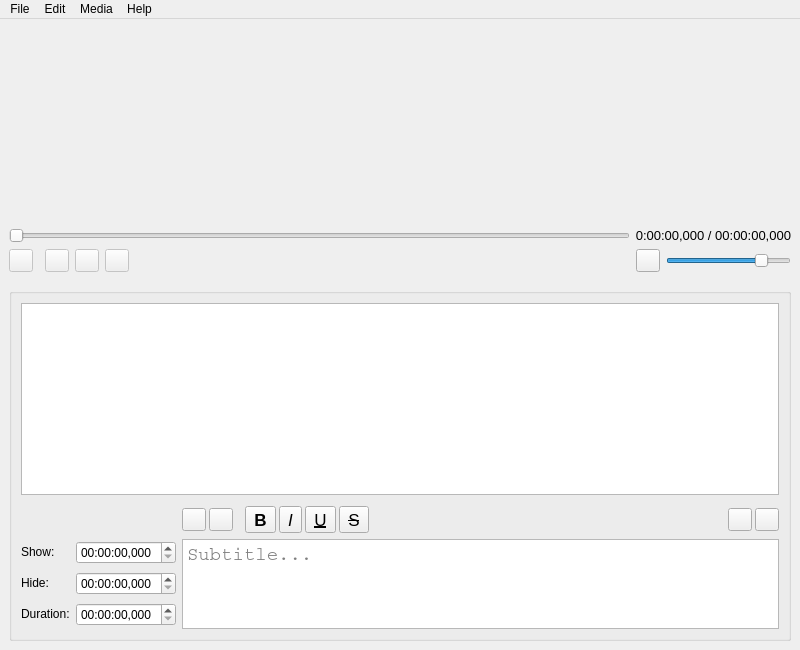
<?xml version="1.0" encoding="UTF-8"?>
<ui version="4.0">
 <class>MainWindow</class>
 <widget class="QMainWindow" name="MainWindow">
  <property name="geometry">
   <rect>
    <x>0</x>
    <y>0</y>
    <width>800</width>
    <height>650</height>
   </rect>
  </property>
  <property name="acceptDrops">
   <bool>true</bool>
  </property>
  <property name="windowIcon">
   <iconset resource="Resources.qrc">
    <normaloff>:/Icons/Assets/colored-icon.ico</normaloff>:/Icons/Assets/colored-icon.ico</iconset>
  </property>
  <property name="tabShape">
   <enum>QTabWidget::Rounded</enum>
  </property>
  <widget class="QWidget" name="centralwidget">
   <layout class="QGridLayout" name="gridLayout">
    <item row="2" column="0" colspan="7">
     <layout class="QHBoxLayout" name="MediaControls">
      <item>
       <widget class="QToolButton" name="TogglePlayButton">
        <property name="enabled">
         <bool>false</bool>
        </property>
        <property name="text">
         <string/>
        </property>
       </widget>
      </item>
      <item>
       <spacer name="horizontalSpacer_4">
        <property name="orientation">
         <enum>Qt::Horizontal</enum>
        </property>
        <property name="sizeType">
         <enum>QSizePolicy::Fixed</enum>
        </property>
        <property name="sizeHint" stdset="0">
         <size>
          <width>6</width>
          <height>20</height>
         </size>
        </property>
       </spacer>
      </item>
      <item>
       <widget class="QToolButton" name="BackwardSeekButton">
        <property name="enabled">
         <bool>false</bool>
        </property>
        <property name="text">
         <string/>
        </property>
       </widget>
      </item>
      <item>
       <widget class="QToolButton" name="StopButton">
        <property name="enabled">
         <bool>false</bool>
        </property>
        <property name="text">
         <string/>
        </property>
       </widget>
      </item>
      <item>
       <widget class="QToolButton" name="ForwardSeekButton">
        <property name="enabled">
         <bool>false</bool>
        </property>
        <property name="text">
         <string/>
        </property>
       </widget>
      </item>
      <item>
       <spacer name="horizontalSpacer_3">
        <property name="orientation">
         <enum>Qt::Horizontal</enum>
        </property>
        <property name="sizeHint" stdset="0">
         <size>
          <width>40</width>
          <height>20</height>
         </size>
        </property>
       </spacer>
      </item>
      <item>
       <widget class="QToolButton" name="ToggleMuteButton">
        <property name="text">
         <string/>
        </property>
        <property name="checked">
         <bool>false</bool>
        </property>
       </widget>
      </item>
      <item>
       <widget class="QSlider" name="VolumeSlider">
        <property name="maximumSize">
         <size>
          <width>125</width>
          <height>16777215</height>
         </size>
        </property>
        <property name="maximum">
         <number>100</number>
        </property>
        <property name="pageStep">
         <number>0</number>
        </property>
        <property name="value">
         <number>80</number>
        </property>
        <property name="orientation">
         <enum>Qt::Horizontal</enum>
        </property>
       </widget>
      </item>
     </layout>
    </item>
    <item row="0" column="0" colspan="7">
     <widget class="QGraphicsView" name="GraphicsView">
      <property name="enabled">
       <bool>false</bool>
      </property>
      <property name="acceptDrops">
       <bool>false</bool>
      </property>
      <property name="frameShape">
       <enum>QFrame::NoFrame</enum>
      </property>
      <property name="verticalScrollBarPolicy">
       <enum>Qt::ScrollBarAlwaysOff</enum>
      </property>
      <property name="horizontalScrollBarPolicy">
       <enum>Qt::ScrollBarAlwaysOff</enum>
      </property>
      <property name="backgroundBrush">
       <brush brushstyle="SolidPattern">
        <color alpha="255">
         <red>0</red>
         <green>0</green>
         <blue>0</blue>
        </color>
       </brush>
      </property>
     </widget>
    </item>
    <item row="5" column="0" colspan="7">
     <widget class="QGroupBox" name="SubtitleGroupBox">
      <property name="enabled">
       <bool>true</bool>
      </property>
      <property name="sizePolicy">
       <sizepolicy hsizetype="Expanding" vsizetype="Expanding">
        <horstretch>0</horstretch>
        <verstretch>0</verstretch>
       </sizepolicy>
      </property>
      <property name="maximumSize">
       <size>
        <width>16777215</width>
        <height>16777215</height>
       </size>
      </property>
      <layout class="QGridLayout" name="gridLayout_2">
       <item row="4" column="2" colspan="2">
        <widget class="QPlainTextEdit" name="SubtitleTextEdit">
         <property name="sizePolicy">
          <sizepolicy hsizetype="Expanding" vsizetype="Fixed">
           <horstretch>0</horstretch>
           <verstretch>0</verstretch>
          </sizepolicy>
         </property>
         <property name="maximumSize">
          <size>
           <width>16777215</width>
           <height>90</height>
          </size>
         </property>
         <property name="font">
          <font>
           <family>Courier</family>
           <pointsize>14</pointsize>
          </font>
         </property>
         <property name="placeholderText">
          <string>Subtitle...</string>
         </property>
        </widget>
       </item>
       <item row="3" column="2" colspan="2">
        <layout class="QHBoxLayout" name="SubActionButtonsBox">
         <property name="spacing">
          <number>3</number>
         </property>
         <item>
          <widget class="QToolButton" name="ApplySubButton">
           <property name="toolTip">
            <string>Apply</string>
           </property>
           <property name="text">
            <string/>
           </property>
          </widget>
         </item>
         <item>
          <widget class="QToolButton" name="RemoveSubButton">
           <property name="toolTip">
            <string>Remove</string>
           </property>
           <property name="text">
            <string/>
           </property>
          </widget>
         </item>
         <item>
          <spacer name="horizontalSpacer_2">
           <property name="orientation">
            <enum>Qt::Horizontal</enum>
           </property>
           <property name="sizeType">
            <enum>QSizePolicy::Fixed</enum>
           </property>
           <property name="sizeHint" stdset="0">
            <size>
             <width>9</width>
             <height>20</height>
            </size>
           </property>
          </spacer>
         </item>
         <item>
          <widget class="QToolButton" name="SubBoldButton">
           <property name="font">
            <font>
             <pointsize>13</pointsize>
             <weight>75</weight>
             <italic>false</italic>
             <bold>true</bold>
            </font>
           </property>
           <property name="toolTip">
            <string>Bold</string>
           </property>
           <property name="text">
            <string>B</string>
           </property>
           <property name="checkable">
            <bool>true</bool>
           </property>
          </widget>
         </item>
         <item>
          <widget class="QToolButton" name="SubItalicButton">
           <property name="font">
            <font>
             <pointsize>13</pointsize>
             <italic>true</italic>
            </font>
           </property>
           <property name="toolTip">
            <string>Italic</string>
           </property>
           <property name="text">
            <string>I</string>
           </property>
           <property name="checkable">
            <bool>true</bool>
           </property>
          </widget>
         </item>
         <item>
          <widget class="QToolButton" name="SubUnderlineButton">
           <property name="font">
            <font>
             <pointsize>13</pointsize>
             <underline>true</underline>
            </font>
           </property>
           <property name="toolTip">
            <string>Undeline</string>
           </property>
           <property name="text">
            <string>U</string>
           </property>
           <property name="checkable">
            <bool>true</bool>
           </property>
          </widget>
         </item>
         <item>
          <widget class="QToolButton" name="SubStrikeoutButton">
           <property name="font">
            <font>
             <pointsize>13</pointsize>
             <strikeout>true</strikeout>
            </font>
           </property>
           <property name="toolTip">
            <string>Strikeout</string>
           </property>
           <property name="text">
            <string>S</string>
           </property>
           <property name="checkable">
            <bool>true</bool>
           </property>
          </widget>
         </item>
         <item>
          <spacer name="horizontalSpacer">
           <property name="orientation">
            <enum>Qt::Horizontal</enum>
           </property>
           <property name="sizeHint" stdset="0">
            <size>
             <width>40</width>
             <height>20</height>
            </size>
           </property>
          </spacer>
         </item>
         <item>
          <widget class="QToolButton" name="PrevSubButton">
           <property name="font">
            <font>
             <pointsize>10</pointsize>
             <weight>50</weight>
             <bold>false</bold>
            </font>
           </property>
           <property name="toolTip">
            <string>&lt;html&gt;&lt;head/&gt;&lt;body&gt;&lt;p&gt;Previous Subtitle&lt;/p&gt;&lt;/body&gt;&lt;/html&gt;</string>
           </property>
          </widget>
         </item>
         <item>
          <widget class="QToolButton" name="NextSubButton">
           <property name="font">
            <font>
             <pointsize>10</pointsize>
             <weight>50</weight>
             <bold>false</bold>
            </font>
           </property>
           <property name="toolTip">
            <string>&lt;html&gt;&lt;head/&gt;&lt;body&gt;&lt;p&gt;Next Subtitle&lt;/p&gt;&lt;/body&gt;&lt;/html&gt;</string>
           </property>
          </widget>
         </item>
        </layout>
       </item>
       <item row="4" column="1">
        <layout class="QGridLayout" name="SubTimeEditsGrid">
         <item row="3" column="1">
          <widget class="QTimeEdit" name="DurationSubTimeEdit">
           <property name="sizePolicy">
            <sizepolicy hsizetype="Fixed" vsizetype="Fixed">
             <horstretch>0</horstretch>
             <verstretch>0</verstretch>
            </sizepolicy>
           </property>
           <property name="minimumSize">
            <size>
             <width>100</width>
             <height>0</height>
            </size>
           </property>
           <property name="displayFormat">
            <string>hh:mm:ss,zzz</string>
           </property>
          </widget>
         </item>
         <item row="3" column="0">
          <widget class="QLabel" name="label_5">
           <property name="sizePolicy">
            <sizepolicy hsizetype="Fixed" vsizetype="Fixed">
             <horstretch>0</horstretch>
             <verstretch>0</verstretch>
            </sizepolicy>
           </property>
           <property name="maximumSize">
            <size>
             <width>16777215</width>
             <height>10</height>
            </size>
           </property>
           <property name="text">
            <string>Duration:</string>
           </property>
          </widget>
         </item>
         <item row="2" column="1">
          <widget class="QTimeEdit" name="HideSubTimeEdit">
           <property name="sizePolicy">
            <sizepolicy hsizetype="Fixed" vsizetype="Fixed">
             <horstretch>0</horstretch>
             <verstretch>0</verstretch>
            </sizepolicy>
           </property>
           <property name="minimumSize">
            <size>
             <width>100</width>
             <height>0</height>
            </size>
           </property>
           <property name="displayFormat">
            <string>hh:mm:ss,zzz</string>
           </property>
          </widget>
         </item>
         <item row="2" column="0">
          <widget class="QLabel" name="label_4">
           <property name="sizePolicy">
            <sizepolicy hsizetype="Fixed" vsizetype="Fixed">
             <horstretch>0</horstretch>
             <verstretch>0</verstretch>
            </sizepolicy>
           </property>
           <property name="maximumSize">
            <size>
             <width>16777215</width>
             <height>10</height>
            </size>
           </property>
           <property name="text">
            <string>Hide:</string>
           </property>
          </widget>
         </item>
         <item row="1" column="1">
          <widget class="QTimeEdit" name="ShowSubTimeEdit">
           <property name="sizePolicy">
            <sizepolicy hsizetype="Fixed" vsizetype="Fixed">
             <horstretch>0</horstretch>
             <verstretch>0</verstretch>
            </sizepolicy>
           </property>
           <property name="minimumSize">
            <size>
             <width>100</width>
             <height>0</height>
            </size>
           </property>
           <property name="displayFormat">
            <string>hh:mm:ss,zzz</string>
           </property>
          </widget>
         </item>
         <item row="1" column="0">
          <widget class="QLabel" name="label_3">
           <property name="sizePolicy">
            <sizepolicy hsizetype="Fixed" vsizetype="Fixed">
             <horstretch>0</horstretch>
             <verstretch>0</verstretch>
            </sizepolicy>
           </property>
           <property name="maximumSize">
            <size>
             <width>16777215</width>
             <height>10</height>
            </size>
           </property>
           <property name="text">
            <string>Show:</string>
           </property>
          </widget>
         </item>
        </layout>
       </item>
       <item row="1" column="1" colspan="3">
        <widget class="QTableView" name="SubTableView">
         <property name="sizePolicy">
          <sizepolicy hsizetype="Expanding" vsizetype="Expanding">
           <horstretch>0</horstretch>
           <verstretch>0</verstretch>
          </sizepolicy>
         </property>
         <property name="editTriggers">
          <set>QAbstractItemView::NoEditTriggers</set>
         </property>
         <attribute name="horizontalHeaderStretchLastSection">
          <bool>true</bool>
         </attribute>
        </widget>
       </item>
       <item row="2" column="1" colspan="3">
        <spacer name="verticalSpacer">
         <property name="orientation">
          <enum>Qt::Vertical</enum>
         </property>
         <property name="sizeType">
          <enum>QSizePolicy::Fixed</enum>
         </property>
         <property name="sizeHint" stdset="0">
          <size>
           <width>20</width>
           <height>5</height>
          </size>
         </property>
        </spacer>
       </item>
      </layout>
     </widget>
    </item>
    <item row="1" column="6">
     <widget class="QLabel" name="TimelineLabel">
      <property name="sizePolicy">
       <sizepolicy hsizetype="Fixed" vsizetype="Preferred">
        <horstretch>0</horstretch>
        <verstretch>0</verstretch>
       </sizepolicy>
      </property>
      <property name="minimumSize">
       <size>
        <width>155</width>
        <height>0</height>
       </size>
      </property>
      <property name="maximumSize">
       <size>
        <width>155</width>
        <height>16777215</height>
       </size>
      </property>
      <property name="font">
       <font>
        <pointsize>10</pointsize>
       </font>
      </property>
      <property name="text">
       <string>00:00:00,000 / 00:00:00,000</string>
      </property>
      <property name="textFormat">
       <enum>Qt::PlainText</enum>
      </property>
      <property name="alignment">
       <set>Qt::AlignRight|Qt::AlignTrailing|Qt::AlignVCenter</set>
      </property>
     </widget>
    </item>
    <item row="1" column="0" colspan="6">
     <widget class="QSlider" name="TimelineSlider">
      <property name="enabled">
       <bool>false</bool>
      </property>
      <property name="maximum">
       <number>1</number>
      </property>
      <property name="orientation">
       <enum>Qt::Horizontal</enum>
      </property>
     </widget>
    </item>
    <item row="3" column="6">
     <spacer name="verticalSpacer_2">
      <property name="orientation">
       <enum>Qt::Vertical</enum>
      </property>
      <property name="sizeType">
       <enum>QSizePolicy::Fixed</enum>
      </property>
      <property name="sizeHint" stdset="0">
       <size>
        <width>20</width>
        <height>10</height>
       </size>
      </property>
     </spacer>
    </item>
   </layout>
  </widget>
  <widget class="QMenuBar" name="menubar">
   <property name="geometry">
    <rect>
     <x>0</x>
     <y>0</y>
     <width>800</width>
     <height>22</height>
    </rect>
   </property>
   <widget class="QMenu" name="menuFile">
    <property name="title">
     <string>File</string>
    </property>
    <addaction name="ActionNew"/>
    <addaction name="ActionOpen"/>
    <addaction name="separator"/>
    <addaction name="ActionSave"/>
    <addaction name="ActionSaveAs"/>
    <addaction name="separator"/>
    <addaction name="ActionClose"/>
    <addaction name="separator"/>
    <addaction name="ActionExit"/>
   </widget>
   <widget class="QMenu" name="menuMedia">
    <property name="title">
     <string>Media</string>
    </property>
    <widget class="QMenu" name="menuAudio">
     <property name="title">
      <string>Audio</string>
     </property>
     <addaction name="ActionMediaAudioVolumeUp"/>
     <addaction name="ActionMediaAudioVolumeDown"/>
     <addaction name="separator"/>
     <addaction name="ActionMediaAudioToggleMute"/>
    </widget>
    <addaction name="ActionMediaOpen"/>
    <addaction name="ActionMediaClose"/>
    <addaction name="separator"/>
    <addaction name="ActionMediaPlayPause"/>
    <addaction name="ActionMediaStop"/>
    <addaction name="separator"/>
    <addaction name="ActionMediaSeekBackward"/>
    <addaction name="ActionMediaSeekForward"/>
    <addaction name="separator"/>
    <addaction name="menuAudio"/>
   </widget>
   <widget class="QMenu" name="menuEdit">
    <property name="title">
     <string>Edit</string>
    </property>
    <addaction name="ActionEditUndo"/>
    <addaction name="ActionEditRedo"/>
    <addaction name="separator"/>
    <addaction name="ActionEditGotoPrevious"/>
    <addaction name="ActionEditGotoNext"/>
    <addaction name="separator"/>
    <addaction name="ActionEditAdjust"/>
   </widget>
   <widget class="QMenu" name="menuHelp">
    <property name="title">
     <string>Help</string>
    </property>
    <addaction name="ActionHelpAbout"/>
   </widget>
   <addaction name="menuFile"/>
   <addaction name="menuEdit"/>
   <addaction name="menuMedia"/>
   <addaction name="menuHelp"/>
  </widget>
  <action name="ActionNew">
   <property name="text">
    <string>New</string>
   </property>
   <property name="shortcut">
    <string>Ctrl+N</string>
   </property>
  </action>
  <action name="ActionOpen">
   <property name="text">
    <string>Open...</string>
   </property>
   <property name="shortcut">
    <string>Ctrl+O</string>
   </property>
  </action>
  <action name="ActionSave">
   <property name="text">
    <string>Save</string>
   </property>
   <property name="shortcut">
    <string>Ctrl+S</string>
   </property>
  </action>
  <action name="ActionSaveAs">
   <property name="text">
    <string>Save As...</string>
   </property>
   <property name="shortcut">
    <string>Ctrl+Shift+S</string>
   </property>
  </action>
  <action name="ActionMediaOpen">
   <property name="text">
    <string>Open...</string>
   </property>
   <property name="shortcut">
    <string>Ctrl+Shift+O</string>
   </property>
  </action>
  <action name="ActionMediaClose">
   <property name="text">
    <string>Close</string>
   </property>
  </action>
  <action name="ActionExit">
   <property name="text">
    <string>Exit</string>
   </property>
   <property name="shortcut">
    <string>Ctrl+Q</string>
   </property>
  </action>
  <action name="ActionClose">
   <property name="text">
    <string>Close</string>
   </property>
  </action>
  <action name="ActionMediaPlayPause">
   <property name="text">
    <string>Play/Pause</string>
   </property>
   <property name="shortcut">
    <string>Space</string>
   </property>
  </action>
  <action name="ActionMediaStop">
   <property name="text">
    <string>Stop</string>
   </property>
  </action>
  <action name="ActionMediaSeekForward">
   <property name="text">
    <string>Seek Forward</string>
   </property>
   <property name="shortcut">
    <string>Right</string>
   </property>
  </action>
  <action name="ActionMediaSeekBackward">
   <property name="text">
    <string>Seek Backward</string>
   </property>
   <property name="shortcut">
    <string>Left</string>
   </property>
  </action>
  <action name="ActionMediaAudioToggleMute">
   <property name="text">
    <string>Toggle Mute</string>
   </property>
   <property name="shortcut">
    <string>Ctrl+M</string>
   </property>
  </action>
  <action name="ActionMediaAudioVolumeUp">
   <property name="text">
    <string>Volume Up</string>
   </property>
   <property name="shortcut">
    <string>Ctrl+Up</string>
   </property>
  </action>
  <action name="ActionMediaAudioVolumeDown">
   <property name="text">
    <string>Volume Down</string>
   </property>
   <property name="shortcut">
    <string>Ctrl+Down</string>
   </property>
  </action>
  <action name="ActionEditGotoPrevious">
   <property name="text">
    <string>Goto Previous</string>
   </property>
   <property name="toolTip">
    <string>Goto Previous</string>
   </property>
   <property name="shortcut">
    <string>Ctrl+Left</string>
   </property>
  </action>
  <action name="ActionEditGotoNext">
   <property name="text">
    <string>Goto Next</string>
   </property>
   <property name="toolTip">
    <string>Goto Next</string>
   </property>
   <property name="shortcut">
    <string>Ctrl+Right</string>
   </property>
  </action>
  <action name="ActionEditUndo">
   <property name="text">
    <string>Undo</string>
   </property>
   <property name="shortcut">
    <string>Ctrl+Z</string>
   </property>
  </action>
  <action name="ActionEditRedo">
   <property name="text">
    <string>Redo</string>
   </property>
   <property name="shortcut">
    <string>Ctrl+Y</string>
   </property>
  </action>
  <action name="ActionHelpAbout">
   <property name="text">
    <string>About</string>
   </property>
  </action>
  <action name="ActionEditAdjust">
   <property name="text">
    <string>Adjust</string>
   </property>
  </action>
 </widget>
 <resources>
  <include location="Resources.qrc"/>
 </resources>
 <connections/>
</ui>
